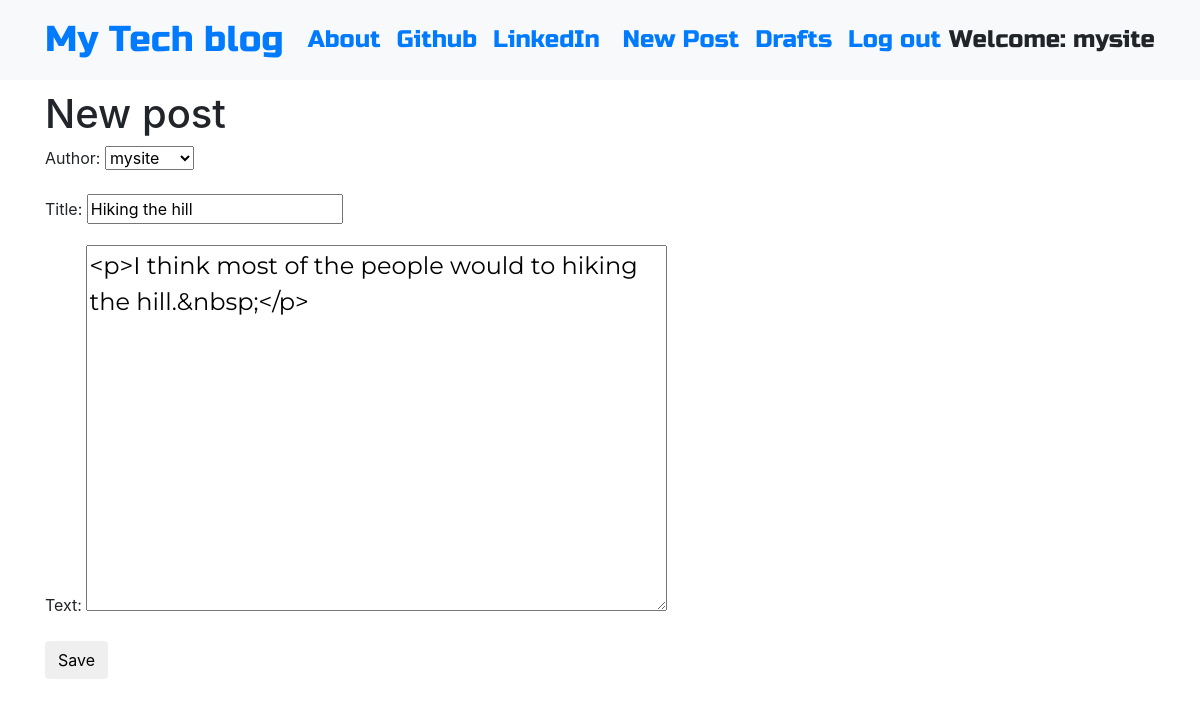
The page /post/7/edit/ (signed in) on the database its author committed.
### blog/models.py (models this page shows, shortened)
class Post(models.Model):
    author = models.ForeignKey('auth.User',on_delete=models.CASCADE)
    title = models.CharField(max_length=200)
    text = models.TextField()
    created_date = models.DateTimeField(default=timezone.now)
    published_date = models.DateTimeField(blank=True, null=True)

### blog/views.py (the view)
# urls.py: path('post/<int:pk>/edit/', views.PostUpdateView.as_view(), name='post_edit'),
class PostUpdateView(LoginRequiredMixin,UpdateView):
    login_url = '/login/'
    redirect_field_name = 'blog/post_detail.html'
    form_class = PostForm
    model = Post

### blog/forms.py
class PostForm(forms.ModelForm):
	class Meta():
		model=Post
		fields=('author', 'title', 'text')
		widgets={
		'title':forms.TextInput(attrs={'class':'textinputclass'}),
		'text':forms.Textarea(attrs={'class':'editable medium-editor-textarea postcontent'})
		}

### blog/templates/blog/post_form.html (shortened to what this page needs)
{% extends 'blog/base.html' %}
{% block content %}
    <h1>New post</h1>
    <form method="POST" class="post-form">
    {{form.as_p}}
    <button type="submit" class="save btn btn-default">Save</button>
    </form>
{% endblock %}

### blog/templates/blog/base.html (shortened to what this page needs)
<!DOCTYPE html>
{% load static %}
<html>
  <head>
    <link rel="stylesheet" href="https://stackpath.bootstrapcdn.com/bootstrap/4.1.3/css/bootstrap.min.css"
>
    <link href="https://maxcdn.bootstrapcdn.com/font-awesome/4.7.0/css/font-awesome.min.css" rel="stylesheet">
    <link rel="stylesheet" href="//cdn.jsdelivr.net/medium-editor/latest/css/medium-editor.min.css" type="text/css" media="screen" charset="utf-8">
    <link rel="stylesheet" href="{% static 'css/blog.css' %}">
  </head>
  <body class='loader'>
    <nav class="navbar navbar-expand-lg bg-light techfont">
      <div class="container">
        <div class="navbar-nav align-items-center">
          <a class="navbar-brand bigbrand" href="{% url 'post_list' %}">My Tech blog</a>
          <a class="nav-item nav-link" href="{% url 'about' %}">About</a>
          <a class="nav-item nav-link" href="https://www.github.com">Github</a>
          <a class="nav-item nav-link" href="https://www.linkedin.com">LinkedIn</a>
        </div>
        <div class="navbar-nav align-items-center ml-auto">
          {% if user.is_authenticated %}
            <a class="nav-item nav-link" href="{% url 'post_new' %}">New Post</a>
            <a class="nav-item nav-link" href="{% url 'post_draft_list' %}">Drafts</a>
            <a class="nav-item nav-link" href="{% url 'logout' %}">Log out</a>
            <a >Welcome: {{ user.username }}</a>
          {% else %}
            <a class="nav-item nav-link" href="{% url 'login' %}" aria-label="Login">
              <span class="fa fa-user" aria-hidden="true"></span></a>
          {% endif %}
        </div>
      </div>
    </nav>
          <div class="content container">
              <div class="row">
                  <div class="col-md-8">
                    <div class="blog_posts">
                      {% block content %}
                      {% endblock %}
                    </div>
                  </div>
              </div>
          </div>
  </body>
</html>

### blog/static/css/blog.css (style rules this page uses)
.techfont { font-family: 'Russo One', sans-serif; font-size: 1.5em; margin-bottom: 10px; }
.postcontent { font-family: 'Montserrat'; font-size: 1.5em; }
.bigbrand { font-size: 1.5em; }
.loader { filter:hue-rotate(0deg); color: linear-gradient(45deg,#0f8,#08f); animation:hue 5000ms infinite linear; }

### rows shown on the page
Post: author "mysite", title "Hiking the hill", text "<p>I think most of the people would to hiking the hill.&nbsp;</p>"

### other values the page prints
{{ user.username }} "mysite"
